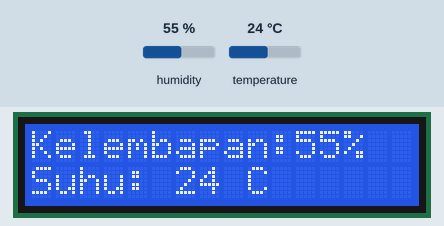
Simulated run of this sketch. Board: Arduino Uno, built with avr-gcc and run on an emulated ATmega328P. Shown: 16×2 character LCD. The inputs (shaded band) are chosen by the test bench; at power-on: humidity 55 %, temperature 24 °C.

Above: at 1.2 s.
1.3 s: humidity set to 22 %
At 3.2 s:
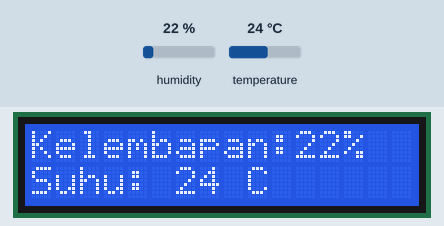
4.0 s: temperature set to 12 °C
At 4.7 s:
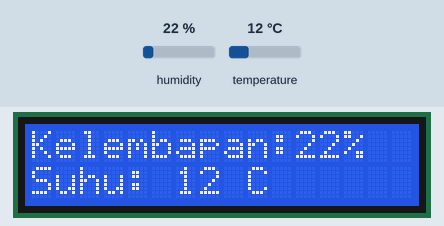
6.7 s: humidity set to 40 %
At 9.0 s:
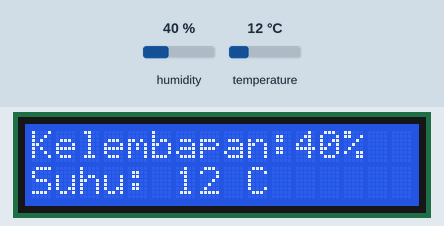
9.7 s: temperature set to 19 °C
At 11.7 s:
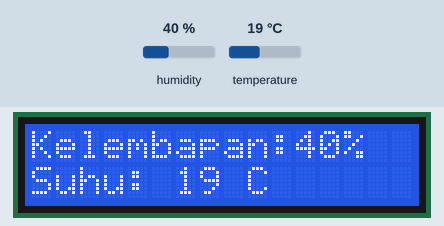
Timing chart, 0 to 13.2 s (numbered marks = the images above; inputs shaded):
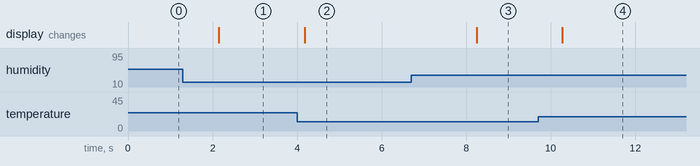

Measured:
- after the input at 1.3 s, the display: changes after 0.85 s (image 1)
- after the input at 4.0 s, the display: changes after 0.18 s (image 2)
- after the input at 6.7 s, the display: changes after 1.5 s (image 3)
- after the input at 9.7 s, the display: changes after 0.58 s (image 4)

The sketch:

DHT11_I2C.ino
```cpp
#include <Wire.h>
#include <LiquidCrystal_I2C.h>
#include <dht11.h>

#define DHT11PIN 4

dht11 DHT11;

LiquidCrystal_I2C lcd(0x27, 16, 2);

void setup() {
  Serial.begin(9600);

  lcd.init();
  lcd.backlight();
  lcd.setCursor(0, 0);
  lcd.print("Kelembapan: ");
  lcd.setCursor(0, 1);
  lcd.print("Suhu: ");

}

void loop() {
  int chk = DHT11.read(DHT11PIN);

  lcd.setCursor(11, 0);
  lcd.print((int)DHT11.humidity);
  lcd.print("% ");

  lcd.setCursor(6, 1);
  lcd.print((int)DHT11.temperature);
  lcd.print(" C");

  delay(2000);
}
```
